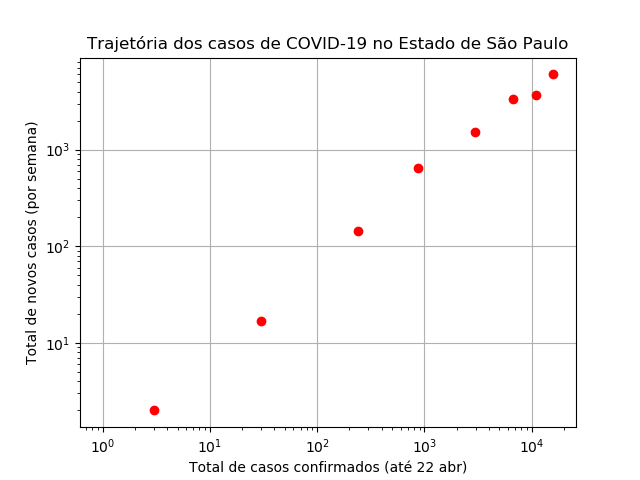

Recreate this plot in Python.
import csv
import matplotlib.pyplot as plt
import requests
import os

def salvaCSV(texto, data):
    nome = 'Dados-covid-19-estado-{}.csv'.format(ultimadata)
    arq = open(nome, 'w')
    arq.write(texto.replace('\r', ''))
    arq.close()
    print('Dados salvos em', os.getcwd() + '\\' + nome)

planilha = requests.get('http://www.seade.gov.br/wp-content/uploads/2020/04/Dados-covid-19-estado.csv', verify=False)

if planilha.status_code == 200:
    totais = []
    novos = []
    datas = []
    
    leitor = csv.reader(planilha.text.splitlines(), delimiter=';', lineterminator='\n')
    primeiro = True
    for linha in leitor:
        if not primeiro and linha[0] != '':
            datas.append(linha[0])
            totais.append(int(linha[1]))
            novos.append(int(linha[2]))
        else:
            primeiro = False

    while (len(totais)) % 7 != 0:
        totais.insert(0, 0)
        novos.insert(0, 0)
        datas.insert(0, '')
    totais.insert(0, 0)
    novos.insert(0, 0)
    datas.insert(0, '')

    totaissem = []
    novossem = []
    ultimadata = ''
    n = 0
    
    for i in range(len(totais)):
        if i % 7 == 0:
            ultimadata = datas[i]
            totaissem.append(totais[i])
            novossem.append(n)
            n = 0
        n += novos[i]

    plt.plot(totaissem, novossem, 'ro')
    plt.xlabel('Total de casos confirmados (até {})'.format(ultimadata))
    plt.ylabel('Total de novos casos (por semana)')
    plt.title('Trajetória dos casos de COVID-19 no Estado de São Paulo')
    plt.xscale('log')
    plt.yscale('log')
    plt.grid(True)
    plt.show()
    salvar = input('Deseja salvar planilha? S/N: ')
    if salvar[0].upper() == 'S':
        salvaCSV(planilha.text, ultimadata)
    
else:
    print('Erro:', planilha.status_code)
        
